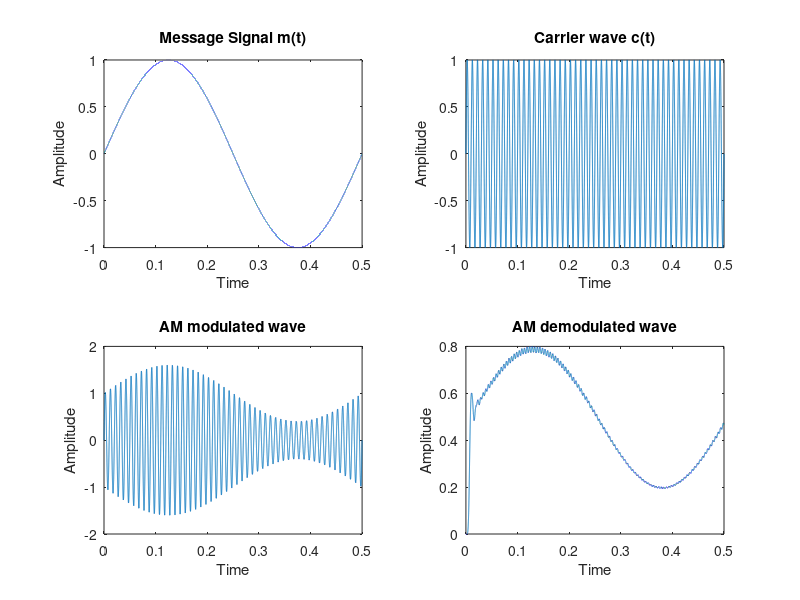

Source code (MATLAB):
clc;
close all;
clear all;

Fc=100;
Fs=1000*Fc;

fm=2;
Ka=0.6;

t=[0:1/Fs:0.5];

% Message Signal 
m=sin(2*pi*fm*t);

% Carrier Signal
c=sin(2*Fc*pi*t);

% Performing AM 
s=(1+Ka*m).*c;
p=s.*c;

% Performing demodulation 
[b,a]=butter(6,2*Fc/Fs,'low');

k=filter(b,a,p);

% Plotting Observations

subplot(2,2,1);
plot(t,m);
xlabel('Time');
ylabel('Amplitude');
title('Message Signal m(t)');

subplot(2,2,2);
plot(t,c);
xlabel('Time');
ylabel('Amplitude');
title('Carrier wave c(t)');

subplot(2,2,3);
plot(t,s);
xlabel('Time');
ylabel('Amplitude');
title('AM modulated wave');
subplot(2,2,4);

plot(t,k);
xlabel('Time');
ylabel('Amplitude');
title('AM demodulated wave');
